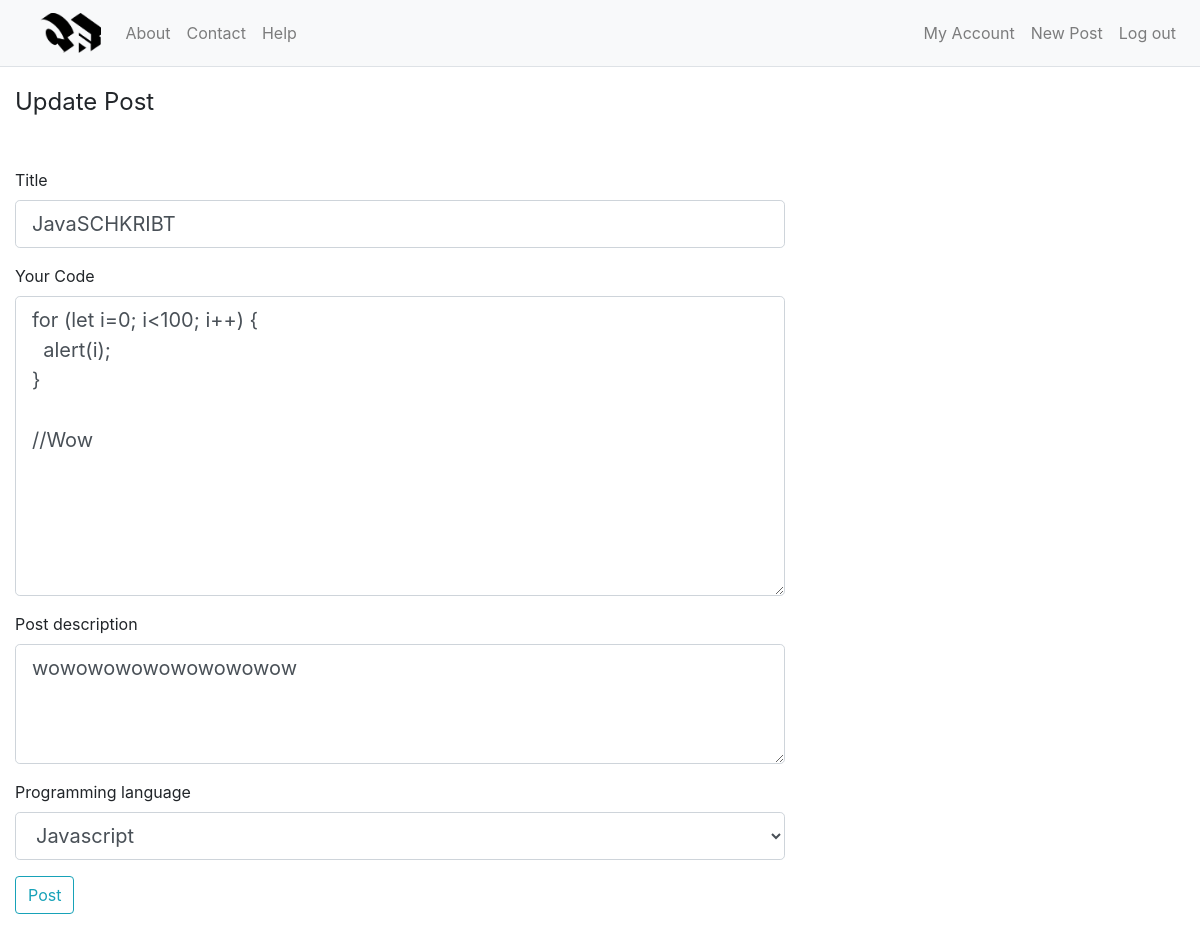
The page /post/4/update (signed in) on the database its author committed.
### website/models.py (models this page shows)
class Post(db.Model):
    id = db.Column(db.Integer, primary_key=True)
    title = db.Column(db.String(50), nullable=False)
    datetime = db.Column(db.DateTime, nullable=False, default=datetime.utcnow)
    code = db.Column(db.Text, nullable=False)
    description = db.Column(db.Text, nullable=False)
    user_id = db.Column(db.Integer, db.ForeignKey('user.id'))
    language_id = db.Column(db.Integer, db.ForeignKey('language.id'))
    user_likes = db.relationship('PostLike', backref='likes', lazy=True)
    comments = db.relationship('Comment', backref='comments')
    language = db.relationship('Language', backref='language')

### website/posts/routes.py (the view)
@posts.route("/post/<int:id>/update", methods=['GET', 'POST'])
@login_required
def update_post(id):
    post = Post.query.get_or_404(id)
    if post.author != current_user:
        abort(403)
    form = PostForm()
    if form.validate_on_submit():
        post.title = form.title.data
        post.code = form.code.data
        post.description = form.description.data
        post.language = Language.query.filter_by(name=form.language.data).first()
        db.session.commit()
        flash('Your post has been updated!', 'success')
        return redirect(url_for('posts.post', id=post.id))
    elif request.method == 'GET':
        form.title.data = post.title
        form.code.data = post.code
        form.description.data = post.description
        form.language.data = Language.query.get_or_404(post.language_id).name
    return render_template('create_post.html', title='Update Post',
                           form=form, legend='Update Post')

### website/posts/forms.py
class PostForm(FlaskForm):
    title = StringField('Title', validators=[DataRequired(), Length(min=3, max=30)])
    language = SelectField('Programming language', validators=[DataRequired()], choices=[('java', 'Java'), ('javascript', 'Javascript'), ('csharp', 'C#'), ('cpp', 'C++'), ('python', 'Python'), ('c', 'C'), ('markup', 'HTML'), ('ruby', 'Ruby'), ('sql', 'SQL'), ('css', 'CSS'), ('go', 'GO'), ('php', 'PHP'), ('jsx', 'JSX')])
    code = TextAreaField('Your Code', validators=[DataRequired()])
    description = TextAreaField('Post description', validators=[DataRequired()])
    submit = SubmitField('Post')

### website/models.py (called while the page is built)
@login_manager.user_loader
def load_user(user_id):
    return User.query.get(int(user_id))

### website/templates/create_post.html (shortened to what this page needs)
{% extends "layout.html" %}
{% block content %}
<div class="col-lg-8 col-md-12">
  <form action="" method="POST">
    <fieldset class="form-group">
      <legend class=" mb-5">{{ legend }}</legend>
      <div class="form-group">
      {{ form.title.label(class="form.control-label") }}
      {% if form.title.errors %}
          {{ form.title(class="form-control form-control-lg is-invalid") }}
          <div class="invalid-feedback">
              {% for error in form.title.errors %}
                  <span>{{ error }}</span>
              {% endfor %}
          </div>
      {% else %}
          {{ form.title(class="form-control form-control-lg") }}
      {% endif %}
      </div>
      <div class="form-group">
      {{ form.code.label(class="form.control-label") }}
      {% if form.code.errors %}
          {{ form.code(class="form-control form-control-lg is-invalid") }}
          <div class="invalid-feedback">
              {% for error in form.code.errors %}
                  <span>{{ error }}</span>
              {% endfor %}
          </div>
      {% else %}
        {{ form.code(class="form-control form-control-lg code-textarea") }}
      {% endif %}
      </div>
      <div class="form-group">
      {{ form.description.label(class="form.control-label") }}
      {% if form.description.errors %}
          {{ form.description(class="form-control form-control-lg is-invalid") }}
          <div class="invalid-feedback">
              {% for error in form.description.errors %}
                  <span>{{ error }}</span>
              {% endfor %}
          </div>
      {% else %}
          {{ form.description(class="form-control form-control-lg code-description-textarea") }}
      {% endif %}
      </div>
      <div class="form-group">
      {{ form.language.label(class="form.control-label") }}
      {% if form.language.errors %}
          {{ form.language(class="form-control form-control-lg is-invalid") }}
          <div class="invalid-feedback">
              {% for error in form.language.errors %}
                  <span>{{ error }}</span>
              {% endfor %}
          </div>
      {% else %}
          {{ form.language(class="form-control form-control-lg") }}
      {% endif %}
      </div>
      <div class="form-group">
          {{ form.submit(class="btn btn-outline-info") }}
      </div>
    </fieldset>
  </form>
</div>
{% endblock content %}

### website/static/master.css (style rules this page uses)
.code-textarea { height: 300px; }
.code-description-textarea { height: 120px; }

### rows shown on the page
Post: title "JavaSCHKRIBT", code "for (let i=0; i<100; i++) { alert(i); } //Wow", description "wowowowowowowowowow", language "Javascript"

### other values the page prints
{{ legend }} "Update Post"
